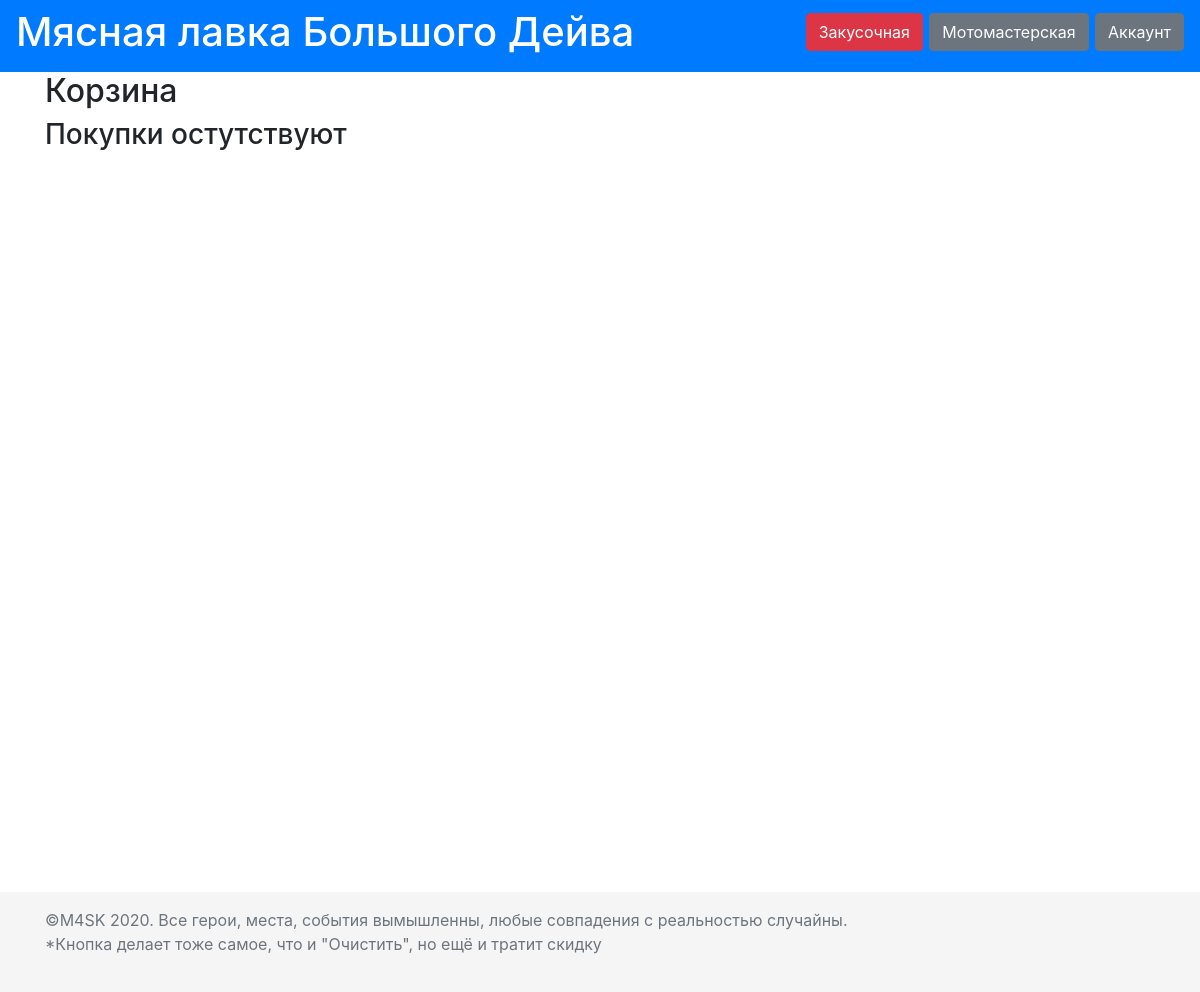
Before: /cart (signed in) with the older database file.
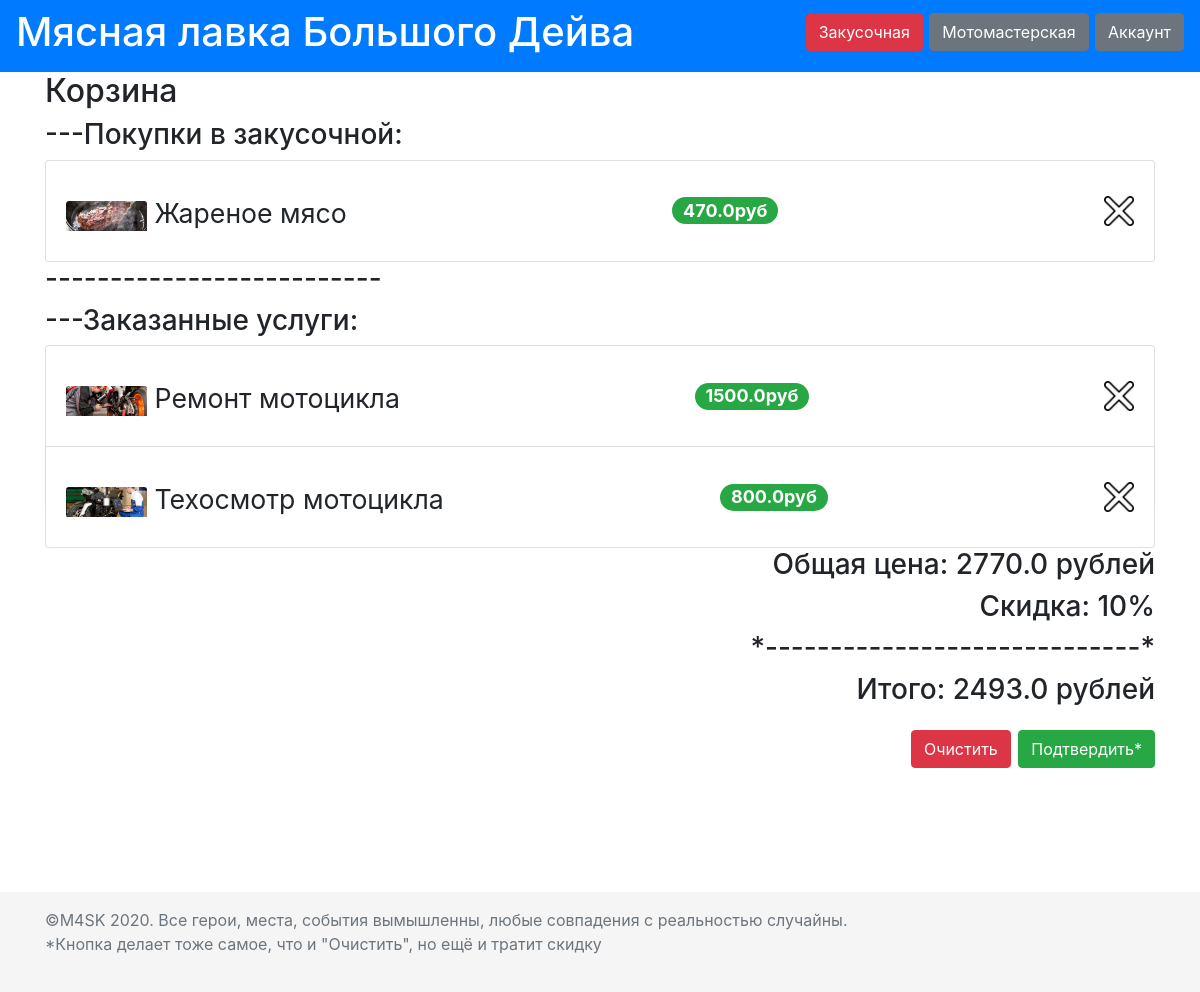
After: the same page with the newer database file.
### data/Cart.py (models this page shows, shortened)
class Cart(SqlAlchemyBase, UserMixin, SerializerMixin):
    __tablename__ = 'cart'
    id = sqlalchemy.Column(sqlalchemy.Integer, primary_key=True, autoincrement=True)
    type = sqlalchemy.Column(sqlalchemy.String, nullable=True)
    user_id = sqlalchemy.Column(sqlalchemy.Integer, sqlalchemy.ForeignKey("users.id"))
    user = orm.relation('User')
    dish_id = sqlalchemy.Column(sqlalchemy.Integer, sqlalchemy.ForeignKey("dishes.id"))
    dish = orm.relation('Dish')
    service_id = sqlalchemy.Column(sqlalchemy.Integer, sqlalchemy.ForeignKey("services.id"))
    services = orm.relation('Services')

### data/Dish.py (models this page shows, shortened)
class Dish(SqlAlchemyBase, UserMixin, SerializerMixin):
    __tablename__ = 'dishes'
    id = sqlalchemy.Column(sqlalchemy.Integer, primary_key=True, autoincrement=True)
    photo = sqlalchemy.Column(sqlalchemy.String)
    name = sqlalchemy.Column(sqlalchemy.String, nullable=True)
    short_description = sqlalchemy.Column(sqlalchemy.String, nullable=True)
    full_description = sqlalchemy.Column(sqlalchemy.String, nullable=True)
    price = sqlalchemy.Column(sqlalchemy.Float, nullable=True)
    cart = orm.relation("Cart", back_populates='dish')
    comment = orm.relation("Comment", back_populates='dish')

### data/Services.py (models this page shows, shortened)
class Services(SqlAlchemyBase, UserMixin, SerializerMixin):
    __tablename__ = 'services'
    id = sqlalchemy.Column(sqlalchemy.Integer, primary_key=True, autoincrement=True)
    photo = sqlalchemy.Column(sqlalchemy.String)
    name = sqlalchemy.Column(sqlalchemy.String, nullable=True)
    short_description = sqlalchemy.Column(sqlalchemy.String, nullable=True)
    full_description = sqlalchemy.Column(sqlalchemy.String, nullable=True)
    price = sqlalchemy.Column(sqlalchemy.Float, nullable=True)
    cart = orm.relation("Cart", back_populates='services')
    comment = orm.relation("Comment", back_populates='services')

### flask_app.py (the view)
    @app.route('/cart')
    def cart_main():
        session = db_session.create_session()
        try:
            cart = session.query(Cart).filter(User.id == current_user.id).all()
        except Exception:
            return redirect('/')
        all_price = 0
        discount = 0
        for i in cart:
            if i.dish:
                all_price += i.dish.price
            else:
                all_price += i.services.price
            discount_obj = session.query(Discount).filter(Discount.user_id == current_user.id).first()
            if discount_obj:
                discount = discount_obj.discount
        ready_price = all_price * (1 - (discount / 100))
        return render_template('cart-main.html', title='Корзина', cart=cart, all_price=all_price, discount=discount,
                               ready_price=ready_price)

### data/db_session.py (called while the page is built)
def create_session() -> Session:
    global __factory
    return __factory()

### templates/cart-main.html
{% extends "cart-base.html" %}
{% block content %}
<h2>Корзина</h2>
{% if cart %}
<h3>---Покупки в закусочной:</h3>
<ul class="list-group">
    {% for item in cart%}
    {% if item.type == 'dish'%}
    <li class="list-group-item d-flex justify-content-between align-items-center"><p><img src={{ item.dish.photo }}
                                                                                          class="card-img-top" alt={{
                                                                                          item.dish.photo }}
                                                                                          style="height: 30px; width: 81px;">
        {{
        item.dish.name }}</p>
        <span class="badge badge-success badge-pill" style="font-size: 18px;">{{ item.dish.price }}руб</span>
        <a href="cart/delete/{{item.id}}"><img src="/static/img/crest.png" style="width: 30px; height: 30px;"></a>
    </li>
    {% endif %}
    {% endfor %}
</ul>
<h3>--------------------------</h3>
<h3>---Заказанные услуги:</h3>
<ul class="list-group">
    {% for item in cart%}
    {% if item.type == 'service'%}
    <li class="list-group-item d-flex justify-content-between align-items-center"><p><img src={{ item.services.photo }}
                                                                                          class="card-img-top" alt={{
                                                                                          item.services.photo }}
                                                                                          style="height: 30px; width: 81px;">
        {{
        item.services.name }}</p>
        <span class="badge badge-success badge-pill" style="font-size: 18px;">{{ item.services.price }}руб</span>
        <a href="cart/delete/{{item.id}}"><img src="/static/img/crest.png" style="width: 30px; height: 30px;"></a>
    </li>
    {% endif %}
    {% endfor %}
</ul>
<h3 style="text-align: right;">Общая цена: {{all_price}} рублей</h3>
<h3 style="text-align: right;">Скидка: {{discount}}%</h3>
<h3 style="text-align: right;">*-----------------------------*</h3>
<h3 style="text-align: right;">Итого: {{ready_price}} рублей</h3>
<p style="text-align: right;">
    <a class="btn btn-danger" href="/cart/clear">Очистить</a>
    <a class="btn btn-success" href="/cart/confirm">Подтвердить*</a>
</p>
{% else %}
<h3>Покупки остутствуют</h3>
{% endif %}
{% endblock %}

Changed rows visible on the page:
added Cart: dish.photo (picture), dish.name "Жареное мясо", dish.price "470.0", shown under "---Покупки в закусочной:"
added Cart: services.photo (picture), services.name "Ремонт мотоцикла", services.price "1500.0", shown under "---Заказанные услуги:"
added Cart: services.photo (picture), services.name "Техосмотр мотоцикла", services.price "800.0", shown under "---Заказанные услуги:"
Other visible differences:
{{ all_price }}: (not shown) → "2770.0"
{{ discount }}: (not shown) → "10"
{{ ready_price }}: (not shown) → "2493.0"
text no longer shown: "Покупки остутствуют"
text now shown: "---Покупки в закусочной: -------------------------- ---Заказанные услуги: Общая цена: рублей Скидка: % *-----------------------------* Итого: рублей Очистить Подтвердить*"
